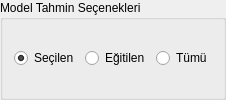
              <widget class="QGroupBox" name="groupBox_2">
               <property name="sizePolicy">
                <sizepolicy hsizetype="Minimum" vsizetype="Maximum">
                 <horstretch>0</horstretch>
                 <verstretch>0</verstretch>
                </sizepolicy>
               </property>
               <property name="layoutDirection">
                <enum>Qt::LeftToRight</enum>
               </property>
               <property name="title">
                <string>Model Tahmin Seçenekleri</string>
               </property>
               <layout class="QHBoxLayout" name="horizontalLayout_13">
                <item>
                 <widget class="QRadioButton" name="radioButtonSecilen">
                  <property name="text">
                   <string>Seçilen</string>
                  </property>
                  <property name="checked">
                   <bool>true</bool>
                  </property>
                 </widget>
                </item>
                <item>
                 <widget class="QRadioButton" name="radioButtonEgitilen">
                  <property name="text">
                   <string>Eğitilen</string>
                  </property>
                  <property name="checked">
                   <bool>false</bool>
                  </property>
                 </widget>
                </item>
                <item>
                 <widget class="QRadioButton" name="radioButtonTumu">
                  <property name="text">
                   <string>Tümü</string>
                  </property>
                 </widget>
                </item>
               </layout>
              </widget>
